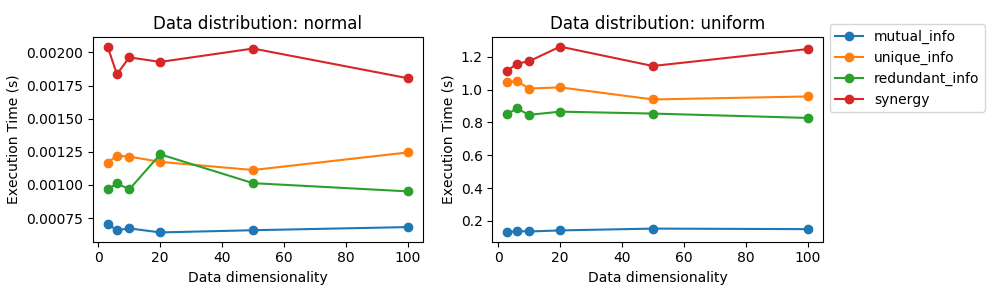

Here is the Python script that generated this plot:
###############################################################################
# Scalability benchmark
#
# Madhavun Candadai
# Dec, 2018
#
# Plotting time taken as dimensionality increases
###############################################################################
import os
import timeit
import numpy as np

import infotheory

import matplotlib

matplotlib.use("TkAgg")
import matplotlib.pyplot as plt


def dim_scaling(dims, data_size, fn, data_dist, time_reps=100):
    print("Data dist: {} | fn: {}".format(data_dist, fn))  # , end="\r", flush=True)
    times = []
    # setup
    setup = ""
    setup += "import numpy as np;import infotheory;"
    setup += "dim={};"
    setup += "it = infotheory.InfoTools(dim, 1);"
    setup += "it.set_equal_interval_binning([100] * dim, [0] * dim, [1] * dim);"

    # varids
    if "mutual" in fn:
        setup += "varids = [0]*(int(dim/2)) + [1]*(dim - int(dim/2));"
    else:
        setup += (
            "varids = [0]*(int(dim/3)) + [1]*(int(dim/3)) + [2]*(dim - 2*int(dim/3));"
        )

    # distributions for data
    if data_dist == "uniform":
        setup += "data = np.random.rand({}, dim);".format(data_size)
    elif data_dist == "normal":
        setup += "data = np.random.normal(loc=0.5, scale=0.01, size=[{}, dim]);".format(
            data_size
        )

    setup += "it.add_data(data);"
    setup += "data = [];"

    # test time taken for each data size
    for dim in dims:
        print("\tTesting dim: {}".format(dim))
        setup = setup.format(dim)

        # functional call to information theoretic measure
        to_time = "it.{}(varids)".format(fn)

        # calling and measuing time taken over time_reps number of times
        t = timeit.timeit(to_time, setup=setup, number=time_reps)
        times.append(t / time_reps)

    return times


if __name__ == "__main__":
    dims = [3, 6, 10, 20, 50, 100]
    data_size = 10000

    plt.figure(figsize=[10, 3])
    for i, data_dist in enumerate(["normal", "uniform"]):
        plt.subplot(1, 2, i + 1)
        print("Scaling up mutual information")
        times = dim_scaling(dims, data_size, "mutual_info", data_dist)
        plt.plot(dims, times, marker="o", label="mutual_info")

        print("Scaling up unique information")
        times = dim_scaling(dims, data_size, "unique_info", data_dist)
        plt.plot(dims, times, marker="o", label="unique_info")

        print("Scaling up redundant information")
        times = dim_scaling(dims, data_size, "redundant_info", data_dist)
        plt.plot(dims, times, marker="o", label="redundant_info")

        print("Scaling up synergistic information")
        times = dim_scaling(dims, data_size, "synergy", data_dist)
        plt.plot(dims, times, marker="o", label="synergy")

        plt.xlabel("Data dimensionality")
        plt.ylabel("Execution Time (s)")
        plt.title("Data distribution: {}".format(data_dist))

    plt.legend(bbox_to_anchor=(1, 1.1))
    plt.tight_layout()
    plt.savefig("_dim_scaling.png")
    plt.show()
